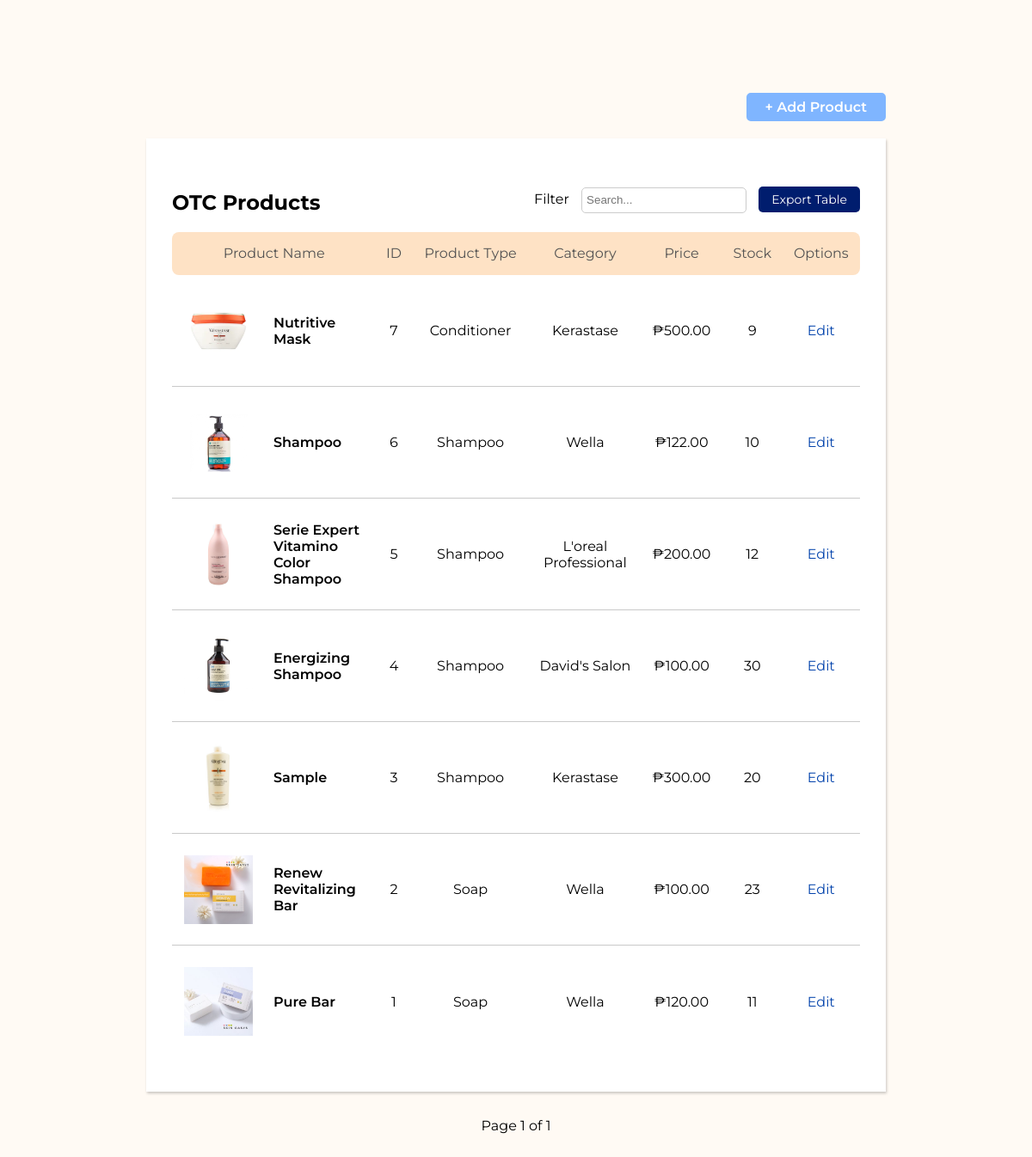
The page /otc/products/ on the database its author committed.
### base/models.py (models this page shows, shortened)
class otcProduct(models.Model):
    Prod_Name = models.CharField(max_length=200, verbose_name="Product Name")
    ProdType_Name = models.ForeignKey(ProductType, on_delete=models.SET_NULL, null=True, blank=False, verbose_name="Product Type")
    Cat_Name = models.ForeignKey(Category, on_delete=models.SET_NULL, null=True, blank=False, verbose_name="Category")
    Prod_Desc = models.TextField(max_length=200, null=True, blank=True, verbose_name="Description")
    Prod_stockQty = models.IntegerField(verbose_name="Stock Quantity")
    Prod_Price = models.DecimalField(decimal_places=2, max_digits=6, verbose_name="Price")
    Prod_Image = models.ImageField(default="placeholder-image.png", upload_to="product_images", null=True, verbose_name="Product Image")
    is_active = models.BooleanField(default=True, verbose_name="Status")
    objects = models.Manager() #For All Records
    active_objects = IsActiveManager() #For Active Records Only
    date_created = models.DateTimeField(default=timezone.now)
    expiry_date = models.DateTimeField(null=True, blank=False)
    class Meta:
        verbose_name = 'Over-the-Counter Product'

class ProductType(models.Model):
    ProdType_Name = models.CharField(max_length=200, verbose_name="Product Type", unique=True)
    def __str__(self):
        return self.ProdType_Name

class Category(models.Model):
    Cat_Name = models.CharField(max_length=200, unique=True)
    class Meta:
        verbose_name = 'category'
        verbose_name_plural = 'categories'
    def __str__(self):
        return self.Cat_Name

### base/views.py (the view)
# urls.py: path('otc/products/', views.otcProducts, name="otc-products"),
def otcProducts(request):
    q = request.GET.get('q') if request.GET.get('q') != None else ''
    products = otcProduct.objects.all()
    search = otcProduct.objects.filter(
        Q(id__icontains=q) |
        Q(Prod_Name__icontains=q) |
        Q(ProdType_Name__ProdType_Name__icontains=q) |
        Q(Cat_Name__Cat_Name__icontains=q)
    ).order_by('-date_created')
    paginator = Paginator(search, 10)
    page_number = request.GET.get('page')
    page_prod = paginator.get_page(page_number)
    context = {'products': products, 'search': search, 'page_prod': page_prod}
    return render(request, 'base/otc-products/products.html', context)

### base/templates/base/otc-products/products.html (shortened to what this page needs)
{% extends 'main_products.html' %}
{% block content %}
<div class="main-wrapper">
    <div class="container">
        <div class="buttons">
            <a href="{% url 'otc-create-product' %}" class="blue-btn">+ Add Product</a>
        </div>
        <div class="prodtable-container">
            <div class="labels-container">
                    <div class="labels1">
                        <h2>OTC Products</h2>
                    </div>
                    <div class="labels2">
                        <ul>
                            <li class="top-labels">Filter</li>
                            <li class="top-labels">
                            <div class="search">
                                <form method="GET" action="{% url 'otc-products' %}">
                                    <input type="text" name="q" placeholder="Search...">
                                </form>
                            </div>
                            </li>
                            <li class="top-labels"><a href="#" class="export-btn">Export Table</a></li>
                        </ul>
                    </div>
            </div>
            <table>
                <thead>
                    <tr>
                        <th scope="col" colspan="2">Product Name</th>
                        <th scope="col">ID</th>
                        <th scope="col">Product Type</th>
                        <th scope="col">Category</th>
                        <th scope="col">Price</th>
                        <th scope="col">Stock</th>
                        <th scope="col">Options</th>
                    </tr>
                </thead>
                <tbody>
                    {% for product in page_prod %}
                    <tr>
                        <td><a href="{{product.id}}" id="prod-link">{% if product.Prod_Image %}<img src="{{product.Prod_Image.url}}" class="prod-img" />{% endif %}</a></td>
                        <td data-label="Product Name" class="td-align-left" id="prod-name"><a href="{{product.id}}" id="prod-link">{{product.Prod_Name}}</a></td>
                        <td data-label="ID">{{product.id}}</td>
                        <td data-label="Product Type" id="category">{{product.ProdType_Name}}</td>
                        <td data-label="Category" id="category">{{product.Cat_Name}}</td>
                        <td data-label="Price" id="price">{{product.Prod_Price|floatformat:2}}</td>
                        {% if product.Prod_stockQty > 0 %}
                        <td data-label="Stock">{{product.Prod_stockQty}}</td>
                        {% endif %}
                        <td data-label="Options" id="options"><a href="{% url 'otc-update-product' product.id %}" class="option-links">Edit</a><br>
                        {% empty %}
                        <td colspan="8">No results found.</td>
                    </tr>
                    {% endfor %}
                </tbody>
            </table>
        </div>
        <div class="pagination">
            <span class="step-links">
                <span class="current">
                    Page {{ page_prod.number }} of {{ page_prod.paginator.num_pages }}
                </span>
            </span>
        </div>
    </div>
</div>
{% endblock content %}

### static/css/main.css (style rules this page uses)
body { background-color: #FFFAF4; }
.main-wrapper { font-family: 'Montserrat', sans-serif; font-size: 16px; padding: 100px 0; }
.container { max-width: 860px; width: 100%; margin: 0 auto; }

### static/css/products.css (style rules this page uses)
.prodtable-container { max-width: 800px; width: 100%; margin: 20px auto; padding: 40px 30px; box-shadow: rgba(0, 0, 0, 0.212) 1px 2px 3px; background-color: white; }
ul { list-style-type: none; padding: 0; }
li.top-labels { display: inline-block; }
.labels1 { float: left; }
.labels2 { text-align: right; float: right; }
.search { padding-right: 5px; }
.search input[type=text] { margin-left: 10px; width: 180px; height: 18px; padding: 5px; border-radius: 5px; border: solid 1px #ccc; margin-right: 5px; }
table { border-spacing: 1; border-collapse: collapse; background: white; overflow: hidden; max-width: 800px; width: 100%; margin: 0 auto; position: relative; }
thead tr th { font-weight: 400; font-size: 16px; }
thead tr { height: 50px; background: #FEE2C5; color: #535353; }
table th:first-child { border-radius: 8px 0 0 8px; }
table th:last-child { border-radius: 0 8px 8px 0; }
tbody tr { font-family: 'Montserrat', sans-serif; height: 130px; border-bottom: .5px solid #c9c9c9; }
tbody tr:last-child { border: none; }
td, th { text-align: center; padding: 5px 10px; }
.td-align-left { text-align: left; }
.prod-img { height: 80px; width: 80px; vertical-align: middle; object-fit: cover; }
#prod-name { font-weight: 600; max-width: 100px; width: auto; }
#category { max-width: 100px; width: auto; }
#price::before { content: '₱'; }
.buttons { font-weight: 600; text-align: right; }
a.blue-btn:link, a.blue-btn:visited { background-color: #7FB5FF; color: white; padding: 5px 20px; text-align: center; text-decoration: none; display: inline-block; border-radius: 5px; border: solid 2px #7FB5FF; }
a.export-btn:link, a.export-btn:visited { font-size: 14px; background-color: #001D6E; color: white; padding: 6px 15px; text-align: center; text-decoration: none; display: inline-block; border-radius: 5px; }
#prod-link { color: black; text-decoration: none; }
a.option-links { color: #0645AD; text-decoration: none; }
.pagination { margin-top: 30px; text-align: center; }

### rows shown on the page
otcProduct: Prod_Image (picture), Prod_Name "Nutritive Mask", id "7", ProdType_Name "Conditioner", Cat_Name "Kerastase", Prod_Price "500.00", Prod_stockQty "9"
otcProduct: Prod_Image (picture), Prod_Name "Shampoo", id "6", ProdType_Name "Shampoo", Cat_Name "Wella", Prod_Price "122.00", Prod_stockQty "10"
otcProduct: Prod_Image (picture), Prod_Name "Serie Expert Vitamino Color Shampoo", id "5", ProdType_Name "Shampoo", Cat_Name "L'oreal Professional", Prod_Price "200.00", Prod_stockQty "12"
otcProduct: Prod_Image (picture), Prod_Name "Energizing Shampoo", id "4", ProdType_Name "Shampoo", Cat_Name "David's Salon", Prod_Price "100.00", Prod_stockQty "30"
otcProduct: Prod_Image (picture), Prod_Name "Sample", id "3", ProdType_Name "Shampoo", Cat_Name "Kerastase", Prod_Price "300.00", Prod_stockQty "20"
otcProduct: Prod_Image (picture), Prod_Name "Renew Revitalizing Bar", id "2", ProdType_Name "Soap", Cat_Name "Wella", Prod_Price "100.00", Prod_stockQty "23"
otcProduct: Prod_Image (picture), Prod_Name "Pure Bar", id "1", ProdType_Name "Soap", Cat_Name "Wella", Prod_Price "120.00", Prod_stockQty "11"

### other values the page prints
{{ page_prod.number }} "1"
{{ page_prod.paginator.num_pages }} "1"
